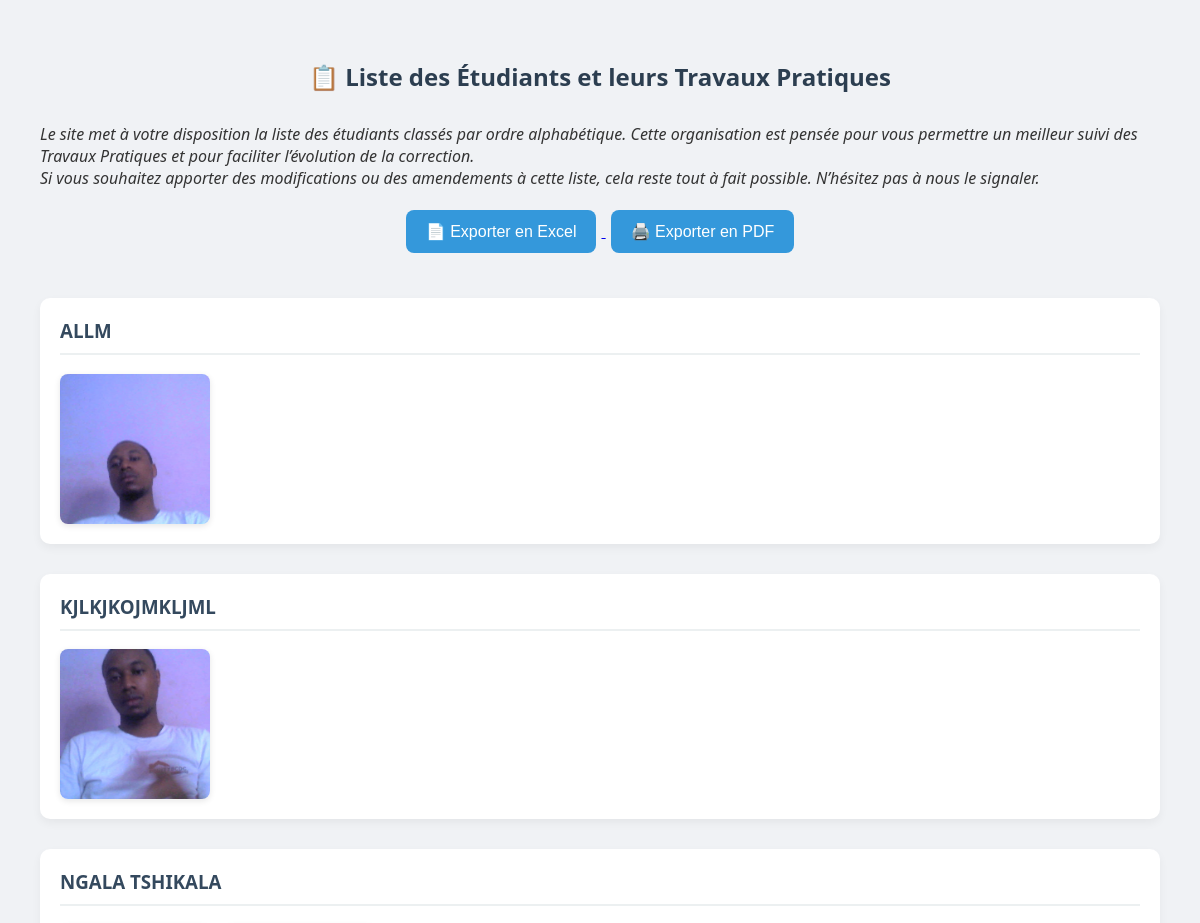
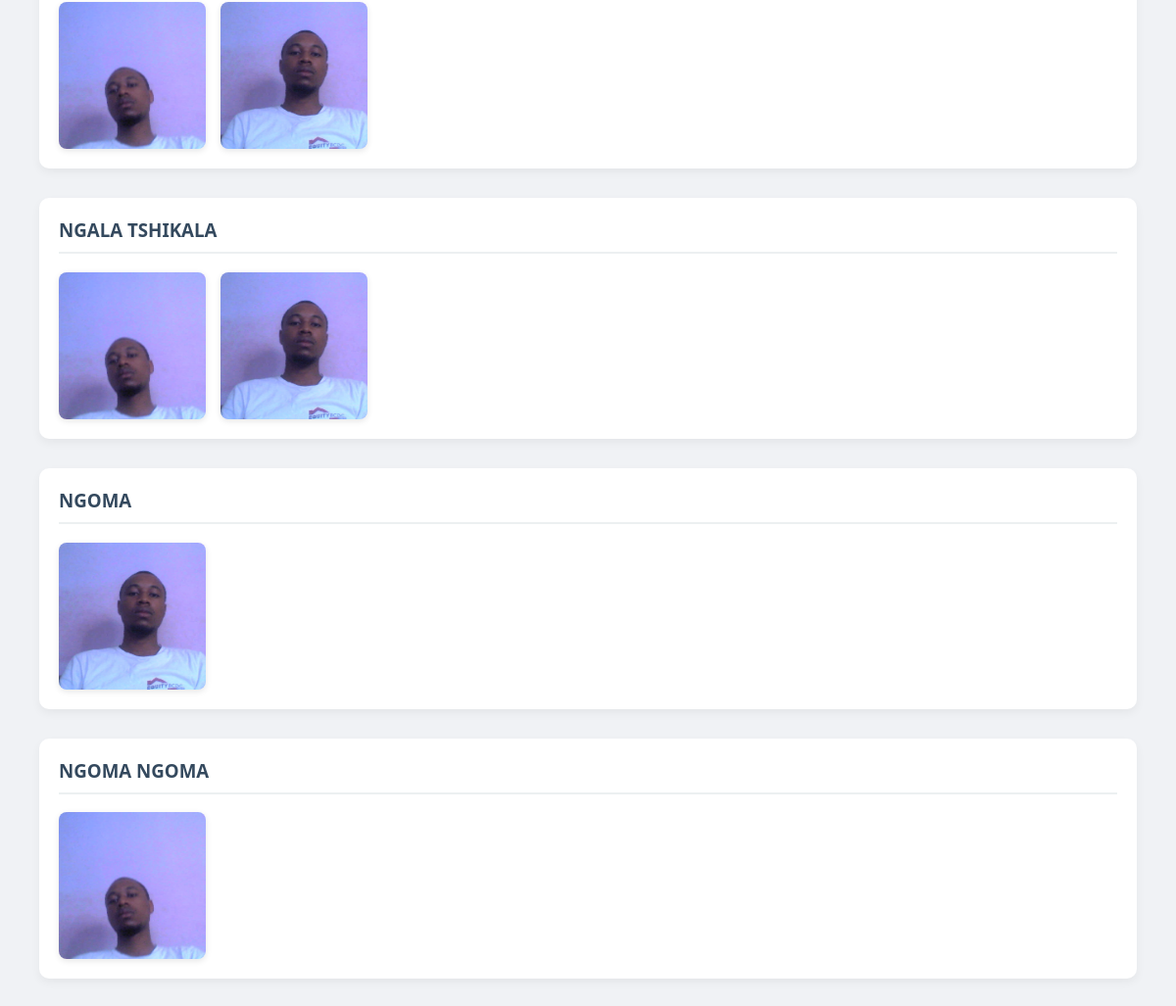
The app's page /etudiants_doc/ with its own data (2 pictures, top to bottom).
### app/models.py (models this page shows)
class Etudiant(models.Model):
    nom_complet = models.CharField(max_length=255)

class Photo(models.Model):
    etudiant = models.ForeignKey(Etudiant, on_delete=models.CASCADE, related_name='photos')
    image = models.ImageField(upload_to='photos/')

### app/views.py (the view)
# urls.py: path('etudiants_doc/', views.liste_etudiants, name='liste_etudiants'),
def liste_etudiants(request):
    etudiants = Etudiant.objects.prefetch_related('photos').order_by('nom_complet')
    return render(request, 'liste_etudiant.html', {'etudiants': etudiants})

### app/templates/liste_etudiant.html (shortened to what this page needs)
<!DOCTYPE html>
<html lang="fr">
<head>
</head>
<body>
<h2>📋 Liste des Étudiants et leurs Travaux Pratiques</h2>
<p style="font-size: 1rem; color: #333; margin-top: 1em;">
    Le site met à votre disposition la liste des étudiants classés par ordre alphabétique.
    Cette organisation est pensée pour vous permettre un meilleur suivi des Travaux Pratiques
    et pour faciliter l’évolution de la correction. <br>
    Si vous souhaitez apporter des modifications ou des amendements à cette liste,
    cela reste tout à fait possible. N’hésitez pas à nous le signaler.
  </p>
<div class="export-buttons">
    <a href="{% url 'export_excel' %}">
        <button>📄 Exporter en Excel</button>
    </a>
    <a href="{% url 'export_pdf' %}">
        <button>🖨️ Exporter en PDF</button>
    </a>
</div>
{% for etudiant in etudiants %}
    <div class="etudiant">
        <h3>{{ etudiant.nom_complet|upper }}</h3>
        <div class="photos">
            {% for photo in etudiant.photos.all %}
                <img src="{{ photo.image.url }}" alt="Photo de {{ etudiant.nom_complet }}" onclick="openModal(this)">
            {% empty %}
                <p>Aucune photo disponible pour cet étudiant.</p>
            {% endfor %}
        </div>
    </div>
{% empty %}
    <p>Aucun étudiant enregistré pour le moment.</p>
{% endfor %}
</body>
</html>

### app/templates/liste_etudiant.html (style rules this page uses)
body { font-family: 'Segoe UI', sans-serif; background: #f0f2f5; margin: 0; padding: 40px; color: #333; }
h2 { text-align: center; color: #2c3e50; margin-bottom: 30px; }
.export-buttons { text-align: center; margin-bottom: 40px; }
.export-buttons a button { background-color: #3498db; color: white; border: none; padding: 12px 20px; margin: 5px; border-radius: 8px; font-size: 16px; cursor: pointer; transition: background-color 0.3s ease; }
.etudiant { background: #ffffff; border-radius: 10px; padding: 20px; margin-bottom: 30px; box-shadow: 0 4px 10px rgba(0, 0, 0, 0.05); }
.etudiant h3 { margin-top: 0; color: #34495e; border-bottom: 2px solid #ecf0f1; padding-bottom: 10px; }
.photos { display: flex; flex-wrap: wrap; gap: 15px; margin-top: 15px; }
.photos img { width: 150px; height: 150px; object-fit: cover; border-radius: 8px; box-shadow: 0 2px 6px rgba(0,0,0,0.1); transition: transform 0.3s; cursor: pointer; }
p { margin-top: 10px; font-style: italic; color: #7f8c8d; }

### records on screen
Etudiant: nom_complet "ALLM"
Photo: image (picture)
Etudiant: nom_complet "KJLKJKOJMKLJML"
Photo: image (picture)
Etudiant: nom_complet "NGALA TSHIKALA"
Photo: image (picture)
Photo: image (picture)
Etudiant: nom_complet "NGALA TSHIKALA"
Photo: image (picture)
Photo: image (picture)
Etudiant: nom_complet "NGOMA"
Photo: image (picture)
Etudiant: nom_complet "NGOMA NGOMA"
Photo: image (picture)
